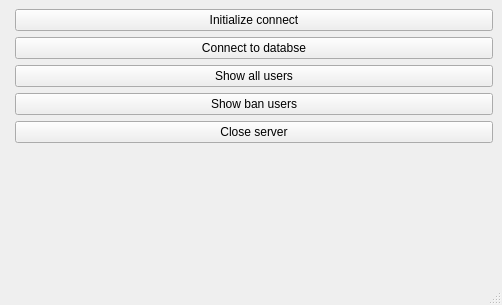
<?xml version="1.0" encoding="UTF-8"?>
<ui version="4.0">
 <class>MainWindow</class>
 <widget class="QMainWindow" name="MainWindow">
  <property name="geometry">
   <rect>
    <x>0</x>
    <y>0</y>
    <width>502</width>
    <height>305</height>
   </rect>
  </property>
  <property name="windowTitle">
   <string>MainWindow</string>
  </property>
  <widget class="QWidget" name="centralwidget">
   <layout class="QFormLayout" name="formLayout">
    <item row="0" column="1">
     <widget class="QPushButton" name="connect">
      <property name="text">
       <string>Initialize connect</string>
      </property>
     </widget>
    </item>
    <item row="1" column="1">
     <widget class="QPushButton" name="conn_db">
      <property name="text">
       <string>Connect to databse</string>
      </property>
     </widget>
    </item>
    <item row="2" column="1">
     <widget class="QPushButton" name="showAllUsers">
      <property name="text">
       <string>Show all users</string>
      </property>
     </widget>
    </item>
    <item row="3" column="1">
     <widget class="QPushButton" name="showBanUsers">
      <property name="text">
       <string>Show ban users</string>
      </property>
     </widget>
    </item>
    <item row="4" column="1">
     <widget class="QPushButton" name="closeServer">
      <property name="text">
       <string>Close server</string>
      </property>
     </widget>
    </item>
   </layout>
  </widget>
  <widget class="QMenuBar" name="menubar">
   <property name="geometry">
    <rect>
     <x>0</x>
     <y>0</y>
     <width>502</width>
     <height>26</height>
    </rect>
   </property>
  </widget>
  <widget class="QStatusBar" name="statusbar"/>
 </widget>
 <resources/>
 <connections/>
</ui>
